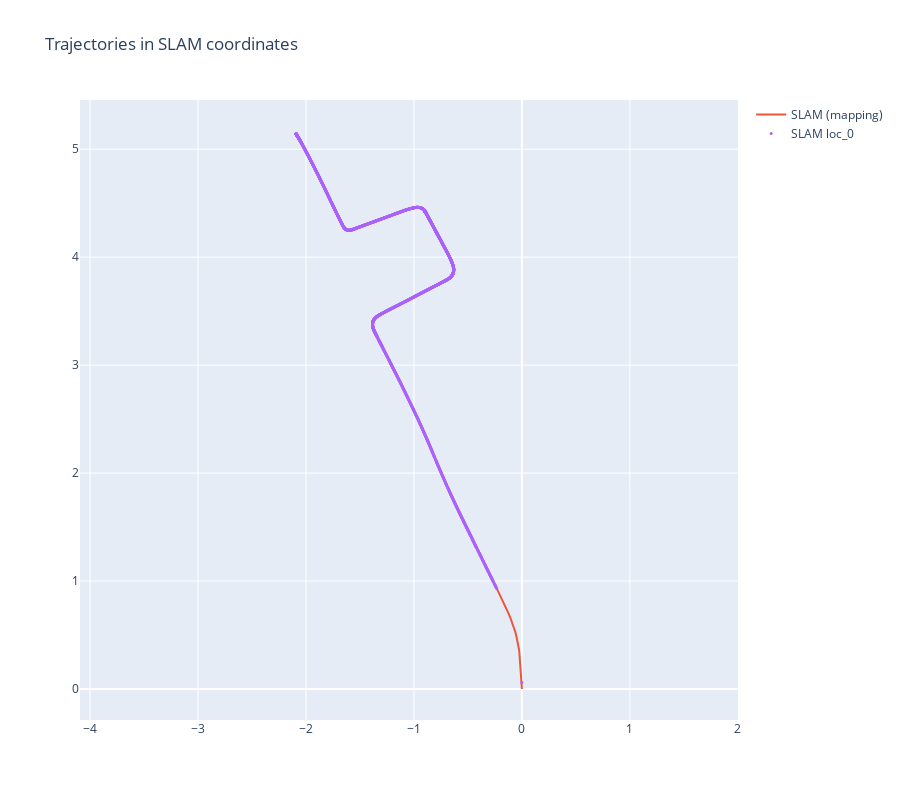

This figure's notebook cell:
### Code cell
fig_slam = processor.create_2d_plot_slam()
fig_slam.show()

### Figure 1 — Plotly figure (JSON) as saved in the notebook; plotly's stock layout.template omitted (floating-point values rounded to 4 significant figures; data arrays with more than 128 entries replaced by an {"elided": "..."} marker saying what was removed)
{"data": [{"marker": {"color": "#EF553B", "size": 3}, "mode": "lines", "name": "SLAM (mapping)", "type": "scatter", "x": {"elided": "490 float values"}, "y": {"elided": "490 float values"}}, {"marker": {"color": "#AB63FA", "size": 3}, "mode": "markers", "name": "SLAM loc_0", "type": "scatter", "x": {"elided": "2808 float values"}, "y": {"elided": "2808 float values"}}], "layout": {"height": 800, "title": {"text": "Trajectories in SLAM coordinates"}, "yaxis": {"scaleanchor": "x", "scaleratio": 1}}}
